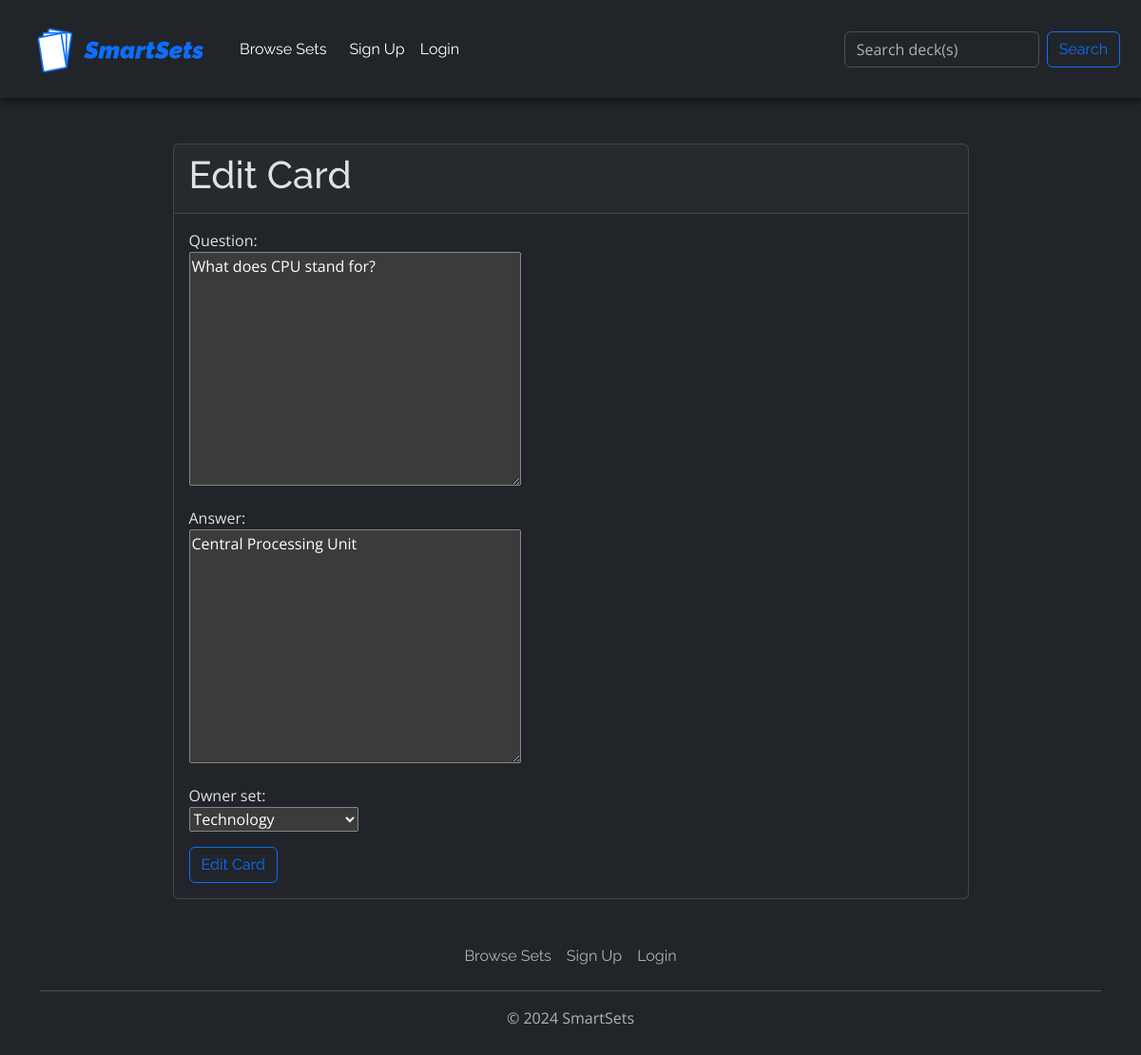
The app's page /cards/edit_card/26 with its own data.
### cards/models.py (models this page shows)
class Card(models.Model):
    question = TextField()
    answer = TextField()
    owner_set = ForeignKey(Sets, on_delete=models.CASCADE)

### cards/views.py (the view, shortened to what this page needs)
# urls.py: path('edit_card/<slug:slug>', views.edit_card, name='edit_card'),
def edit_card(request, slug):
    if slug:
        try:
            card = Card.objects.get(id=slug)
            card_owner_set = card.owner_set
            print(card_owner_set)
        except:
            return render(request, 'no_resource.html')
        if request.method == 'GET':
            form = CreateCardForm(instance = card)
            return render(request, 'create_card.html', {'form':form, 'title':'Edit Card'})
    else:
        return render(request, "no_resource.html")

### cards/forms.py
class CreateCardForm(ModelForm):
    class Meta:
        model = Card
        fields = ["question", "answer", "owner_set"]

### sets/models.py (called while the page is built)
    def __str__(self):
        return self.name

### cards/templates/create_card.html (shortened to what this page needs)
{% extends "base_layout.html" %}
{% block content %}
<div class="container">
    <div class="center-block mx-auto w-75">
        <div class="card mt-5">
            <div class="card-header">
                <h1>{{title}}</h1>
              </div>
            <div class="card-body">
                <div class="row">
                    <div class="col">
                        <form method="post">
                            {% for field in form %}
                            <p>
                                {{ field.label_tag }}<br>
                                {{ field }}
                                <br>
                            </p>
                            {% endfor %}
                            <button class="btn btn-outline-primary" type="submit">{{ title }}</button>
                        </form>
                    </div>
                </div>
            </div>
        </div>
    </div>
</div>
{% endblock %}

### static/styles.css (style rules this page uses)
body { font-family: 'Open Sans', sans-serif; font-size: 1rem; line-height: 1.5; }
h1, h2, h3, h4, h5, h6, .navbar-brand, .nav-link, .btn { font-family: 'Raleway', sans-serif; }
.card { display: flex; flex-direction: column; justify-content: space-between; height: 100%; }
.card-body { flex-grow: 1; }

### records on screen
Card: form "What does CPU stand for?" "Central Processing Unit" "Technology"

### other values on screen
{{ title }} "Edit Card"
{{ field.label_tag }} "Question:" "Answer:" "Owner set:"
